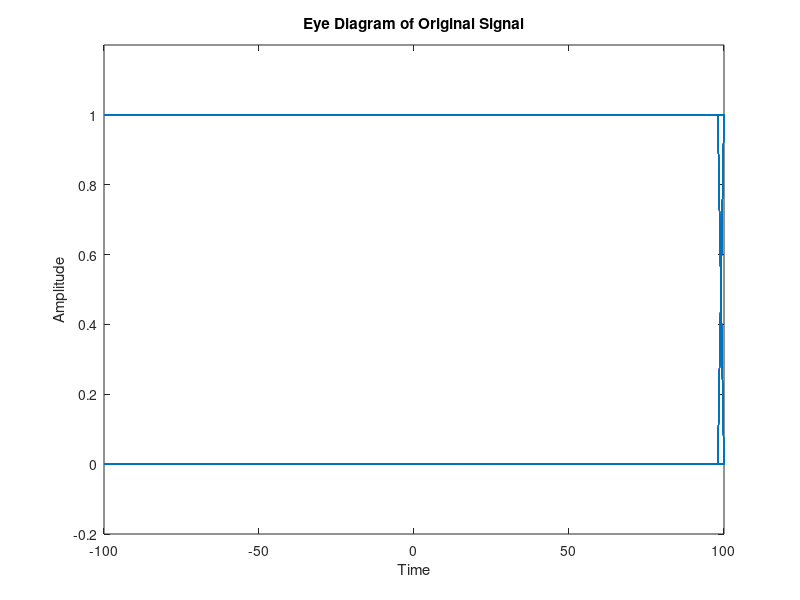
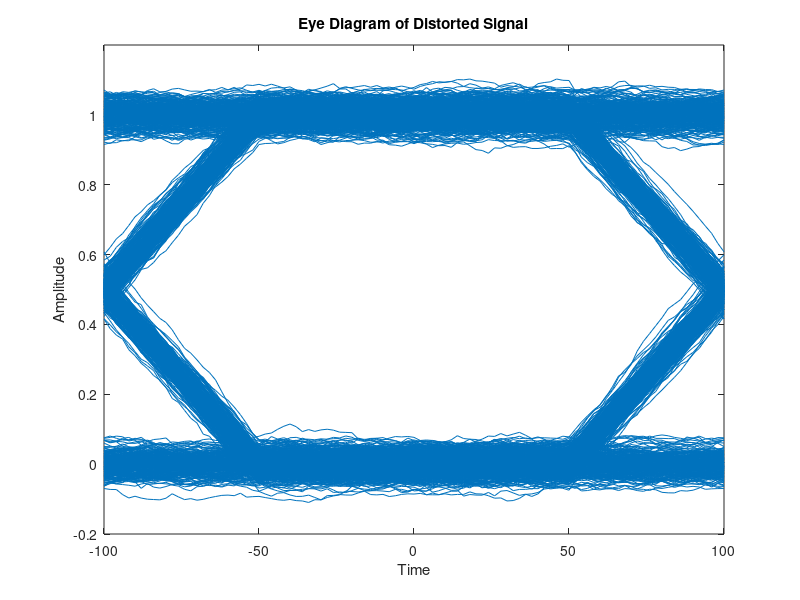

These charts were generated, in order, by the following MATLAB code:
% Generate a pseudo-random binary sequence (PRBS) of order 10
order = 10; % PRBS order
numBits = 2^order - 1; % Length of the sequence
rng(42); % Set a random seed for reproducibility (optional)
bitPattern = randi([0, 1], numBits, 1); % Generate random binary sequence
% Generate NRZ signal (100 samples per bit)
samplePerBit = 100;
sig = repelem(bitPattern, samplePerBit);
% Plot eye diagram of the original signal
timeSlot = 2 * samplePerBit; % Length of one eye diagram window
offset = samplePerBit / 2;   % Offset for better visualization
eyediagram(sig, samplePerBit, timeSlot, offset);
ylim([-0.2, 1.2]);
title('Eye Diagram of Original Signal');
% Generate distorted signal (add noise and smoothing)



sig2 = sig + 0.2 * randn(size(sig)); % Add Gaussian noise
sig2 = movmean(sig2, 50); % Apply moving average for smoothing
% Plot eye diagram of the distorted signal
eyediagram(sig2, samplePerBit, timeSlot, offset);
ylim([-0.2, 1.2]);
title('Eye Diagram of Distorted Signal');
